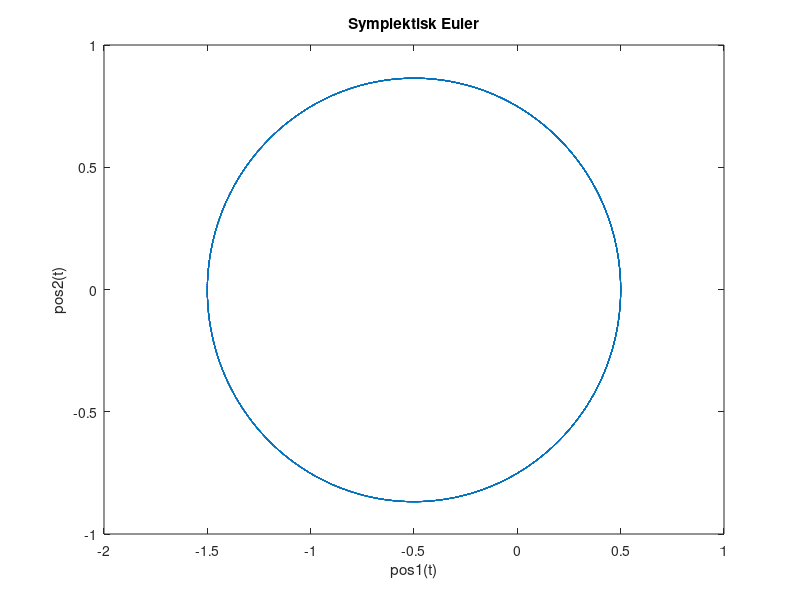

Reproduce this figure in MATLAB. (Note: this script raises an error after producing the figure.)
clear
%Symplektisk
h = 0.001;
N = 100000;
tol = 1e-10;

% Begynnelsevärden
a=0.5;
u=zeros(4,N);
u(:,1)=[1-a; 0; 0; sqrt((1+a)/(1-a))];

% Symplektisk Euler metoden 
f=@(has1,has2,pos1,pos2)  [has1; has2; -pos1/(pos1^2+pos2^2)^(3/2); -pos2/(pos1^2+pos2^2)^(3/2)];
for i=2:N
    g = u(:,i-1);
    while max(abs(u(:,i-1) + h* f(g(3),g(4),u(1,i-1),u(2,i-1))-g))> tol
       g = u(:,i-1) + h* f(g(3),g(4),u(1,i-1),u(2,i-1));
    end
    u(:,i)=g;
end
pos1=u(1,:);
pos2=u(2,:);

% Plotta 
plot(pos1,pos2)
title('Symplektisk Euler')
xlabel('pos1(t)')
ylabel('pos2(t)')
energi(u,h,N)